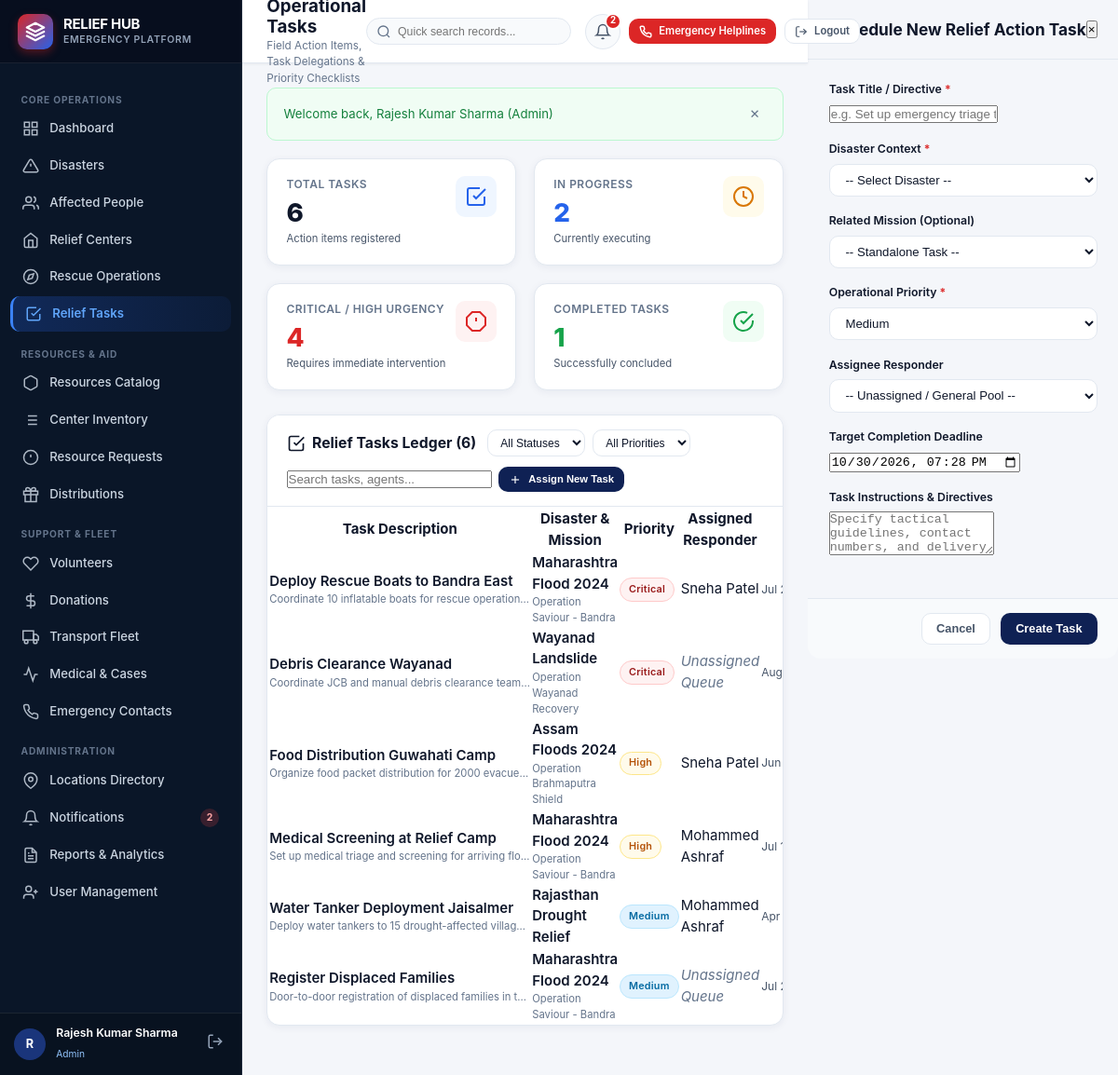
/relief_tasks.php (signed in), run on the app's committed database.
### tables this page shows
CREATE TABLE IF NOT EXISTS users (
    user_id INT PRIMARY KEY AUTO_INCREMENT,
    role_id INT NOT NULL,
    full_name VARCHAR(100) NOT NULL,
    email VARCHAR(150) NOT NULL UNIQUE,
    phone VARCHAR(20),
    password VARCHAR(255) NOT NULL,
    address TEXT,
    status ENUM('active', 'inactive', 'suspended') DEFAULT 'active',
    created_at TIMESTAMP DEFAULT CURRENT_TIMESTAMP,
    FOREIGN KEY (role_id) REFERENCES roles(role_id) ON DELETE RESTRICT
);

CREATE TABLE IF NOT EXISTS roles (
    role_id INT PRIMARY KEY AUTO_INCREMENT,
    role_name VARCHAR(50) NOT NULL UNIQUE,
    description TEXT
);

CREATE TABLE IF NOT EXISTS relief_tasks (
    task_id INT PRIMARY KEY AUTO_INCREMENT,
    disaster_id INT NOT NULL,
    operation_id INT,
    task_name VARCHAR(200) NOT NULL,
    description TEXT,
    priority ENUM('Low', 'Medium', 'High', 'Critical') DEFAULT 'Medium',
    assigned_to INT,
    status ENUM('Pending', 'Assigned', 'In Progress', 'Completed') DEFAULT 'Pending',
    deadline DATETIME,
    created_at TIMESTAMP DEFAULT CURRENT_TIMESTAMP,
    updated_at TIMESTAMP DEFAULT CURRENT_TIMESTAMP ON UPDATE CURRENT_TIMESTAMP,
    FOREIGN KEY (disaster_id) REFERENCES disasters(disaster_id) ON DELETE CASCADE,
    FOREIGN KEY (assigned_to) REFERENCES users(user_id) ON DELETE SET NULL,
    INDEX idx_task_status (status),
    INDEX idx_task_priority (priority)
);

CREATE TABLE IF NOT EXISTS disasters (
    disaster_id INT PRIMARY KEY AUTO_INCREMENT,
    disaster_type_id INT NOT NULL,
    disaster_name VARCHAR(200) NOT NULL,
    description TEXT,
    start_date DATE NOT NULL,
    end_date DATE,
    severity ENUM('Low', 'Moderate', 'High', 'Critical') NOT NULL DEFAULT 'Moderate',
    status ENUM('Reported', 'Active', 'Under Control', 'Resolved') NOT NULL DEFAULT 'Reported',
    reported_by INT,
    created_at TIMESTAMP DEFAULT CURRENT_TIMESTAMP,
    updated_at TIMESTAMP DEFAULT CURRENT_TIMESTAMP ON UPDATE CURRENT_TIMESTAMP,
    FOREIGN KEY (disaster_type_id) REFERENCES disaster_types(disaster_type_id) ON DELETE RESTRICT,
    FOREIGN KEY (reported_by) REFERENCES users(user_id) ON DELETE SET NULL,
    INDEX idx_disasters_status (status),
    INDEX idx_disasters_severity (severity)
);

CREATE TABLE IF NOT EXISTS rescue_operations (
    operation_id INT PRIMARY KEY AUTO_INCREMENT,
    disaster_id INT NOT NULL,
    location_id INT,
    operation_name VARCHAR(200) NOT NULL,
    description TEXT,
    start_time DATETIME,
    end_time DATETIME,
    people_rescued INT DEFAULT 0,
    status ENUM('Planned', 'Active', 'Completed', 'Cancelled') DEFAULT 'Planned',
    coordinator_id INT,
    created_at TIMESTAMP DEFAULT CURRENT_TIMESTAMP,
    updated_at TIMESTAMP DEFAULT CURRENT_TIMESTAMP ON UPDATE CURRENT_TIMESTAMP,
    FOREIGN KEY (disaster_id) REFERENCES disasters(disaster_id) ON DELETE CASCADE,
    FOREIGN KEY (location_id) REFERENCES locations(location_id) ON DELETE SET NULL,
    FOREIGN KEY (coordinator_id) REFERENCES users(user_id) ON DELETE SET NULL,
    INDEX idx_operation_status (status)
);

### relief_tasks.php (the view, shortened to what the rows shown need)
<?php
require_once __DIR__ . '/config/db.php';
require_once __DIR__ . '/config/auth.php';
$pdo = getDB();
$users = $pdo->query("SELECT u.user_id, u.full_name, r.role_name FROM users u JOIN roles r ON u.role_id = r.role_id WHERE u.status = 'active' ORDER BY u.full_name ASC")->fetchAll();
$sql = "
    SELECT t.*, d.disaster_name, ro.operation_name, u.full_name as assignee_name
    FROM relief_tasks t
    JOIN disasters d ON t.disaster_id = d.disaster_id
    LEFT JOIN rescue_operations ro ON t.operation_id = ro.operation_id
    LEFT JOIN users u ON t.assigned_to = u.user_id
    WHERE 1=1
";
$params = [];
$sql .= " ORDER BY FIELD(t.priority, 'Critical', 'High', 'Medium', 'Low'), t.deadline ASC, t.task_id DESC";
$stmt = $pdo->prepare($sql);
$stmt->execute($params);
$tasks = $stmt->fetchAll();
require_once __DIR__ . '/includes/header.php';
require_once __DIR__ . '/includes/sidebar.php';
?>
<div class="main-wrapper">
  <?php require_once __DIR__ . '/includes/topbar.php'; ?>
  <div class="card">
    <div class="table-responsive">
      <table class="table">
        <thead>
          <tr>
            <th>Task Description</th>
            <th>Disaster & Mission</th>
            <th>Priority</th>
            <th>Assigned Responder</th>
            <th>Deadline</th>
          </tr>
        </thead>
        <tbody>
          <?php if (empty($tasks)): ?>
            <tr>
              <td colspan="7" style="text-align: center; color: var(--text-muted); padding: 2.5rem;">
                No relief action items found.
              </td>
            </tr>
          <?php else: ?>
            <?php foreach ($tasks as $t):
              $prioClass = 'badge-neutral';
              if ($t['priority'] === 'Critical') $prioClass = 'badge-danger';
              elseif ($t['priority'] === 'High') $prioClass = 'badge-warning';
              elseif ($t['priority'] === 'Medium') $prioClass = 'badge-info';
            ?>
              <tr>
                <td>
                  <div style="font-weight: 600; color: var(--navy-900);"><?= htmlspecialchars($t['task_name']) ?></div>
                  <?php if (!empty($t['description'])): ?>
                    <div style="font-size: 0.75rem; color: var(--text-muted); max-width: 280px; white-space: nowrap; overflow: hidden; text-overflow: ellipsis;">
                      <?= htmlspecialchars($t['description']) ?>
                    </div>
                  <?php endif; ?>
                </td>
                <td>
                  <div style="font-weight: 600; color: var(--navy-800);"><?= htmlspecialchars($t['disaster_name']) ?></div>
                  <?php if (!empty($t['operation_name'])): ?>
                    <div style="font-size: 0.75rem; color: var(--text-muted);"><?= htmlspecialchars($t['operation_name']) ?></div>
                  <?php endif; ?>
                </td>
                <td>
                  <span class="badge <?= $prioClass ?>"><?= htmlspecialchars($t['priority']) ?></span>
                </td>
                <td>
                  <?= !empty($t['assignee_name']) ? htmlspecialchars($t['assignee_name']) : '<span style="color: var(--text-muted); font-style: italic;">Unassigned Queue</span>' ?>
                </td>
                <td style="font-size: 0.8rem; color: var(--text-secondary); white-space: nowrap;">
                  <?= !empty($t['deadline']) ? date('M d, Y H:i', strtotime($t['deadline'])) : 'Open Ended' ?>
                </td>
              </tr>
            <?php endforeach; ?>
          <?php endif; ?>
        </tbody>
      </table>
    </div>
  </div>
</div>
<?php require_once __DIR__ . '/includes/footer.php'; ?>

### includes/sidebar.php (shortened to what the rows shown need)
<?php
$user = currentUser();
?>
<aside class="sidebar" id="sidebar">
  <?php if ($user): ?>
  <div class="sidebar-footer">
    <div class="user-avatar">
      <?= strtoupper(substr($user['full_name'], 0, 1)) ?>
    </div>
    <div class="user-info">
      <div class="user-name" title="<?= escape($user['full_name']) ?>"><?= escape($user['full_name']) ?></div>
      <span class="user-role-badge"><?= escape($user['role_name']) ?></span>
    </div>
    <a href="logout.php" title="Sign Out" style="color: #94a3b8; padding: 4px;">
      <svg width="18" height="18" viewBox="0 0 24 24" fill="none" stroke="currentColor" stroke-width="2"><path d="M9 21H5a2 2 0 0 1-2-2V5a2 2 0 0 1 2-2h4"/><polyline points="16 17 21 12 16 7"/><line x1="21" y1="12" x2="9" y2="12"/></svg>
    </a>
  </div>
  <?php endif; ?>
</aside>

### data on the page
users: full_name "R", full_name "Rajesh Kumar Sharma"
roles: role_name "Admin"
relief_tasks: task_name "Deploy Rescue Boats to Bandra East", description "Coordinate 10 inflatable boats for rescue operation…", disaster.disaster_name "Maharashtra Flood 2024", operation.operation_name "Operation Saviour - Bandra", priority "Critical", assigned_to.full_name "Sneha Patel", deadline "Jul…"
relief_tasks: task_name "Debris Clearance Wayanad", description "Coordinate JCB and manual debris clearance team…", disaster.disaster_name "Wayanad Landslide", operation.operation_name "Operation Wayanad Recovery", priority "Critical", shows "Unassigned Queue", deadline "Aug…"
relief_tasks: task_name "Food Distribution Guwahati Camp", description "Organize food packet distribution for 2000 evacue…", disaster.disaster_name "Assam Floods 2024", operation.operation_name "Operation Brahmaputra Shield", priority "High", assigned_to.full_name "Sneha Patel", deadline "Jun…"
relief_tasks: task_name "Medical Screening at Relief Camp", description "Set up medical triage and screening for arriving flo…", disaster.disaster_name "Maharashtra Flood 2024", operation.operation_name "Operation Saviour - Bandra", priority "High", assigned_to.full_name "Mohammed Ashraf", deadline "Jul…"
relief_tasks: task_name "Water Tanker Deployment Jaisalmer", description "Deploy water tankers to 15 drought-affected villag…", disaster.disaster_name "Rajasthan Drought Relief", priority "Medium", assigned_to.full_name "Mohammed Ashraf", deadline "Apr…"
relief_tasks: task_name "Register Displaced Families", description "Door-to-door registration of displaced families in t…", disaster.disaster_name "Maharashtra Flood 2024", operation.operation_name "Operation Saviour - Bandra", priority "Medium", shows "Unassigned Queue", deadline "Jul…"

### other printed values
$unreadCount "2"
$pageSubtitle "Field Action Items, Task Delegations & Priority Checklists"
$topUnread "2"
$msg "Welcome back, Rajesh Kumar Sharma (Admin)"
$totalTasks "6"
$inProgressTasks "2"
$criticalTasks "4"
$completedTasks "1"
count($tasks) "6"
